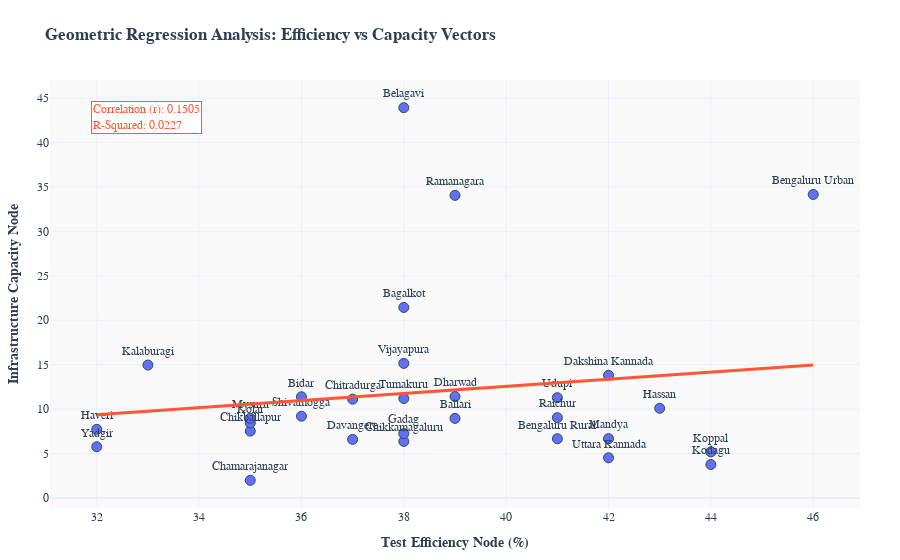

The notebook cell this image was saved under:
### Code cell
import pandas as pd
import numpy as np
import plotly.express as px
import plotly.graph_objects as go
from sklearn.linear_model import LinearRegression

# 1. Vectorization / Cleaning
def vectorize_metric(val):
    if pd.isna(val) or val == 'N/A' or val == '': return 0.0
    val = str(val).upper().replace(',', '').replace('%', '').strip()
    multiplier = 100000.0 if 'L' in val else 1000.0 if 'K' in val else 1.0
    numeric_part = ''.join(c for c in val if c.isdigit() or c == '.')
    try: return float(numeric_part) * multiplier if numeric_part else 0.0
    except: return 0.0

def normalize(series):
    denom = (series.max() - series.min())
    if denom == 0: return series * 0.0
    return (series - series.min()) / denom

# Load and Filter
df = pd.read_csv('data/karnataka_complete_scorecard.csv')
df = df[df['District'] != 'Vijayanagara']

# Prepare Vectors
cols = ['Number of Colleges', 'Libraries', 'Enrollment Ratio', 'Test scores (%)']
for col in cols:
    df[col] = df[col].apply(vectorize_metric)

df['Norm_Libraries'] = normalize(df['Libraries'])
df['Norm_Colleges'] = normalize(df['Number of Colleges'])
df['Norm_Enrollment'] = normalize(df['Enrollment Ratio'])
df['Academic_Proxy'] = df[['Norm_Libraries', 'Norm_Colleges', 'Norm_Enrollment']].mean(axis=1) * 100

# 2. Sklearn Regression Model
reg_df = df[(df['Test scores (%)'] > 0) & (df['Academic_Proxy'] > 0)].copy()
X = reg_df[['Test scores (%)']]
y = reg_df['Academic_Proxy']

model = LinearRegression()
model.fit(X, y)

y_pred = model.predict(X)
r_sq = model.score(X, y)
corr_coeff = np.sqrt(r_sq) if model.coef_[0] > 0 else -np.sqrt(r_sq)

# 3. Plotly Visualization (Geometric Vector Design Style)
# Using a clean, architectural vector aesthetic
fig = px.scatter(reg_df, x='Test scores (%)', y='Academic_Proxy',
                 text='District',
                 hover_data=['Test scores (%)', 'Academic_Proxy'],
                 title="<b>Geometric Regression Analysis: Efficiency vs Capacity Vectors</b>")

# Add Regression Line Vector
fig.add_trace(go.Scatter(x=reg_df['Test scores (%)'], y=y_pred,
                         mode='lines',
                         name=f'Regression Vector (r={corr_coeff:.3f})',
                         line=dict(color='#FF5733', width=3, dash='solid')))

# Geometric Styling
fig.update_traces(marker=dict(size=10, 
                              line=dict(width=1, color='DarkSlateGrey')),
                  textposition='top center')

fig.update_layout(
    template='plotly_white',
    xaxis_title="<b>Test Efficiency Node (%)</b>",
    yaxis_title="<b>Infrastructure Capacity Node</b>",
    font=dict(family="Courier New, monospace", size=12, color="#2c3e50"),
    margin=dict(l=40, r=40, t=80, b=40),
    plot_bgcolor='#f9f9f9',
    paper_bgcolor='white',
    showlegend=False
)

# Add Annotation for Metrics
fig.add_annotation(
    x=0.05, y=0.95,
    xref="paper", yref="paper",
    text=f"Correlation (r): {corr_coeff:.4f}<br>R-Squared: {r_sq:.4f}",
    showarrow=False,
    font=dict(size=12, color="#FF5733"),
    align="left",
    bgcolor="white",
    bordercolor="#FF5733",
    borderwidth=1
)

# Save to JSON for display
fig.show()

print(f"Correlation Coefficient: {corr_coeff}")
print(f"R-squared: {r_sq}")

### Figure 1 — Plotly figure (JSON) as saved in the notebook; plotly's stock layout.template omitted (floating-point values rounded to 4 significant figures)
{"data": [{"hovertemplate": "Test scores (%)=%{x}<br>Academic_Proxy=%{y}<br>District=%{text}<extra></extra>", "legendgroup": "", "marker": {"color": "#636efa", "line": {"color": "DarkSlateGrey", "width": 1}, "size": 10, "symbol": "circle"}, "mode": "markers+text", "name": "", "orientation": "v", "showlegend": false, "text": ["Bagalkot", "Ballari", "Belagavi", "Bengaluru Rural", "Bengaluru Urban", "Bidar", "Chamarajanagar", "Chikballapur", "Chikkamagaluru", "Chitradurga", "Dakshina Kannada", "Davangere", "Dharwad", "Gadag", "Hassan", "Haveri", "Kalaburagi", "Kodagu", "Kolar", "Koppal", "Mandya", "Mysuru", "Raichur", "Ramanagara", "Shivamogga", "Tumakuru", "Udupi", "Uttara Kannada", "Vijayapura", "Yadgir"], "textposition": "top center", "type": "scatter", "x": [38.0, 39.0, 38.0, 41.0, 46.0, 36.0, 35.0, 35.0, 38.0, 37.0, 42.0, 37.0, 39.0, 38.0, 43.0, 32.0, 33.0, 44.0, 35.0, 44.0, 42.0, 35.0, 41.0, 39.0, 36.0, 38.0, 41.0, 42.0, 38.0, 32.0], "xaxis": "x", "y": [21.43, 8.953, 43.91, 6.662, 34.15, 11.38, 1.982, 7.52, 6.364, 11.12, 13.81, 6.591, 11.41, 7.243, 10.09, 7.719, 14.95, 3.758, 8.44, 5.185, 6.673, 8.965, 9.031, 34.04, 9.198, 11.19, 11.28, 4.516, 15.14, 5.758], "yaxis": "y"}, {"line": {"color": "#FF5733", "dash": "solid", "width": 3}, "marker": {"line": {"color": "DarkSlateGrey", "width": 1}, "size": 10}, "mode": "lines", "name": "Regression Vector (r=0.151)", "textposition": "top center", "type": "scatter", "x": [38.0, 39.0, 38.0, 41.0, 46.0, 36.0, 35.0, 35.0, 38.0, 37.0, 42.0, 37.0, 39.0, 38.0, 43.0, 32.0, 33.0, 44.0, 35.0, 44.0, 42.0, 35.0, 41.0, 39.0, 36.0, 38.0, 41.0, 42.0, 38.0, 32.0], "y": [11.76, 12.16, 11.76, 12.96, 14.96, 10.96, 10.56, 10.56, 11.76, 11.36, 13.36, 11.36, 12.16, 11.76, 13.76, 9.364, 9.764, 14.16, 10.56, 14.16, 13.36, 10.56, 12.96, 12.16, 10.96, 11.76, 12.96, 13.36, 11.76, 9.364]}], "layout": {"annotations": [{"align": "left", "bgcolor": "white", "bordercolor": "#FF5733", "borderwidth": 1, "font": {"color": "#FF5733", "size": 12}, "showarrow": false, "text": "Correlation (r): 0.1505<br>R-Squared: 0.0227", "x": 0.05, "xref": "paper", "y": 0.95, "yref": "paper"}], "font": {"color": "#2c3e50", "family": "Courier New, monospace", "size": 12}, "legend": {"tracegroupgap": 0}, "margin": {"b": 40, "l": 40, "r": 40, "t": 80}, "paper_bgcolor": "white", "plot_bgcolor": "#f9f9f9", "showlegend": false, "title": {"text": "<b>Geometric Regression Analysis: Efficiency vs Capacity Vectors</b>"}, "xaxis": {"anchor": "y", "domain": [0, 1], "title": {"text": "<b>Test Efficiency Node (%)</b>"}}, "yaxis": {"anchor": "x", "domain": [0, 1], "title": {"text": "<b>Infrastructure Capacity Node</b>"}}}}
